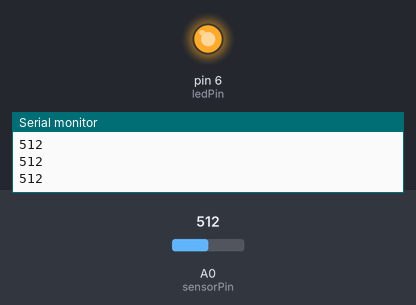
A sketch run on a simulated Arduino Uno, built with avr-gcc and run on an emulated ATmega328P. Parts: output pins drawn as LEDs (lit = HIGH), the last lines printed to the serial monitor. The test bench sets the inputs (shaded band); at power-on: A0 (sensorPin) = 512.

Above: at 1.3 s.
1.4 s: A0 (sensorPin) set to 982
2.9 s: A0 (sensorPin) set to 1015
At 4.2 s:
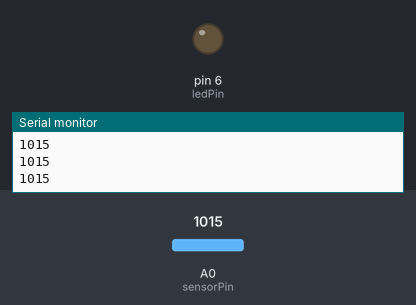
4.5 s: A0 (sensorPin) set to 990
At 5.4 s:
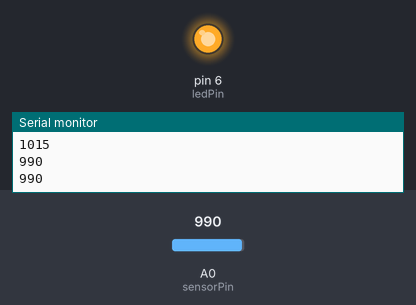
6.0 s: A0 (sensorPin) set to 1010
At 6.6 s:
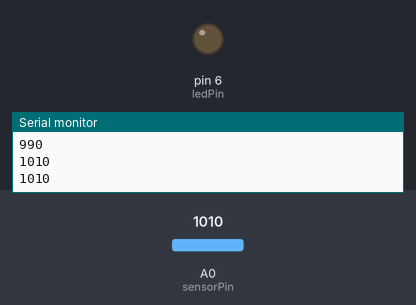
Timing chart, 0 to 8.5 s (numbered marks = the images above; inputs shaded):
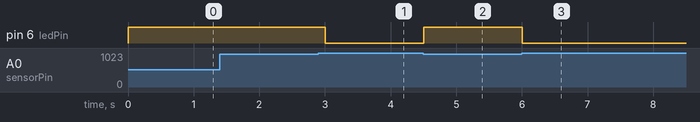

Measured:
- the behaviour switches between 999 and 1000 on A0 (sensorPin) (found by bisection; images 0 and 1)
- after the input at 2.9 s, pin 6 (ledPin): HIGH → LOW after 0.10 s
- after the input at 4.5 s, pin 6 (ledPin): LOW → HIGH at once
- after the input at 6.0 s, pin 6 (ledPin): HIGH → LOW at once

The sketch:

sensor1.ino
```cpp
int sensorPin=A0; //select the input pin for the ldr
int ledPin=6;
unsigned int sensorValue=0; //variable to store the value from ldr
void setup() {
  // put your setup code here, to run once:
  pinMode(ledPin,OUTPUT);
  Serial.begin(9600); //start serial for output-for testing
}

void loop() {
  // put your main code here, to run repeatedly:
  sensorValue=analogRead(sensorPin); //read the value from the ldr
  if(sensorValue<1000) digitalWrite(ledPin,HIGH); //set the led on
  else digitalWrite(ledPin,LOW); //set the led on
  Serial.print(sensorValue,DEC); //print the value(0 to 1024)
  Serial.print("\n"); //print carriage return
  delay(500);

}
```
